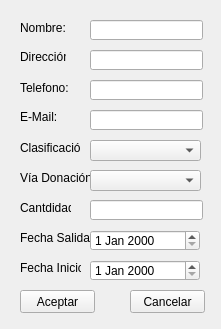
<?xml version="1.0" encoding="UTF-8"?>
<ui version="4.0">
 <class>Form</class>
 <widget class="QWidget" name="Form">
  <property name="geometry">
   <rect>
    <x>0</x>
    <y>0</y>
    <width>221</width>
    <height>329</height>
   </rect>
  </property>
  <property name="windowTitle">
   <string>Form</string>
  </property>
  <widget class="QLabel" name="nombreLbl">
   <property name="geometry">
    <rect>
     <x>20</x>
     <y>20</y>
     <width>71</width>
     <height>16</height>
    </rect>
   </property>
   <property name="text">
    <string>Nombre:</string>
   </property>
  </widget>
  <widget class="QLabel" name="direccionLbl">
   <property name="geometry">
    <rect>
     <x>20</x>
     <y>50</y>
     <width>46</width>
     <height>13</height>
    </rect>
   </property>
   <property name="text">
    <string>Dirección:</string>
   </property>
  </widget>
  <widget class="QLabel" name="telefonoLbl">
   <property name="geometry">
    <rect>
     <x>20</x>
     <y>80</y>
     <width>51</width>
     <height>16</height>
    </rect>
   </property>
   <property name="text">
    <string>Telefono:</string>
   </property>
  </widget>
  <widget class="QLabel" name="emailLbl">
   <property name="geometry">
    <rect>
     <x>20</x>
     <y>110</y>
     <width>46</width>
     <height>13</height>
    </rect>
   </property>
   <property name="text">
    <string>E-Mail:</string>
   </property>
  </widget>
  <widget class="QLabel" name="clasificacionLbl">
   <property name="geometry">
    <rect>
     <x>20</x>
     <y>140</y>
     <width>61</width>
     <height>16</height>
    </rect>
   </property>
   <property name="text">
    <string>Clasificación:</string>
   </property>
  </widget>
  <widget class="QLabel" name="viaDonacionLbl">
   <property name="geometry">
    <rect>
     <x>20</x>
     <y>170</y>
     <width>71</width>
     <height>16</height>
    </rect>
   </property>
   <property name="text">
    <string>Vía Donación:</string>
   </property>
  </widget>
  <widget class="QLabel" name="cantidadLbl">
   <property name="geometry">
    <rect>
     <x>20</x>
     <y>200</y>
     <width>51</width>
     <height>16</height>
    </rect>
   </property>
   <property name="text">
    <string>Cantdidad:</string>
   </property>
  </widget>
  <widget class="QLabel" name="fechaSalidaLbl">
   <property name="geometry">
    <rect>
     <x>20</x>
     <y>230</y>
     <width>71</width>
     <height>16</height>
    </rect>
   </property>
   <property name="text">
    <string>Fecha Salida:</string>
   </property>
  </widget>
  <widget class="QLabel" name="fechaInicioLbl">
   <property name="geometry">
    <rect>
     <x>20</x>
     <y>260</y>
     <width>61</width>
     <height>16</height>
    </rect>
   </property>
   <property name="text">
    <string>Fecha Inicio:</string>
   </property>
  </widget>
  <widget class="QLineEdit" name="cantidadLbl_2">
   <property name="geometry">
    <rect>
     <x>90</x>
     <y>200</y>
     <width>113</width>
     <height>20</height>
    </rect>
   </property>
  </widget>
  <widget class="QLineEdit" name="nombreTxt">
   <property name="geometry">
    <rect>
     <x>90</x>
     <y>20</y>
     <width>113</width>
     <height>20</height>
    </rect>
   </property>
  </widget>
  <widget class="QLineEdit" name="direccionTxt">
   <property name="geometry">
    <rect>
     <x>90</x>
     <y>50</y>
     <width>113</width>
     <height>20</height>
    </rect>
   </property>
  </widget>
  <widget class="QLineEdit" name="telefonoTxt">
   <property name="geometry">
    <rect>
     <x>90</x>
     <y>80</y>
     <width>113</width>
     <height>20</height>
    </rect>
   </property>
  </widget>
  <widget class="QLineEdit" name="emailTxt">
   <property name="geometry">
    <rect>
     <x>90</x>
     <y>110</y>
     <width>113</width>
     <height>20</height>
    </rect>
   </property>
  </widget>
  <widget class="QComboBox" name="clasificacionComboBox">
   <property name="geometry">
    <rect>
     <x>90</x>
     <y>140</y>
     <width>111</width>
     <height>21</height>
    </rect>
   </property>
  </widget>
  <widget class="QComboBox" name="viaDonacionComboBox_2">
   <property name="geometry">
    <rect>
     <x>90</x>
     <y>170</y>
     <width>111</width>
     <height>21</height>
    </rect>
   </property>
  </widget>
  <widget class="QDateEdit" name="fechaInicioDate">
   <property name="geometry">
    <rect>
     <x>90</x>
     <y>230</y>
     <width>110</width>
     <height>21</height>
    </rect>
   </property>
  </widget>
  <widget class="QDateEdit" name="fechaFinDate">
   <property name="geometry">
    <rect>
     <x>90</x>
     <y>260</y>
     <width>110</width>
     <height>21</height>
    </rect>
   </property>
  </widget>
  <widget class="QPushButton" name="AceptarBtn">
   <property name="geometry">
    <rect>
     <x>20</x>
     <y>290</y>
     <width>75</width>
     <height>23</height>
    </rect>
   </property>
   <property name="text">
    <string>Aceptar</string>
   </property>
  </widget>
  <widget class="QPushButton" name="CancelarBtn">
   <property name="geometry">
    <rect>
     <x>130</x>
     <y>290</y>
     <width>75</width>
     <height>23</height>
    </rect>
   </property>
   <property name="text">
    <string>Cancelar</string>
   </property>
  </widget>
 </widget>
 <resources/>
 <connections>
  <connection>
   <sender>AceptarBtn</sender>
   <signal>clicked()</signal>
   <receiver>Form</receiver>
   <slot>agregarDonador()</slot>
   <hints>
    <hint type="sourcelabel">
     <x>78</x>
     <y>296</y>
    </hint>
    <hint type="destinationlabel">
     <x>15</x>
     <y>303</y>
    </hint>
   </hints>
  </connection>
  <connection>
   <sender>CancelarBtn</sender>
   <signal>clicked()</signal>
   <receiver>Form</receiver>
   <slot>cancelar()</slot>
   <hints>
    <hint type="sourcelabel">
     <x>143</x>
     <y>303</y>
    </hint>
    <hint type="destinationlabel">
     <x>119</x>
     <y>303</y>
    </hint>
   </hints>
  </connection>
 </connections>
 <slots>
  <slot>agregarDonador()</slot>
  <slot>cancelar()</slot>
 </slots>
</ui>
